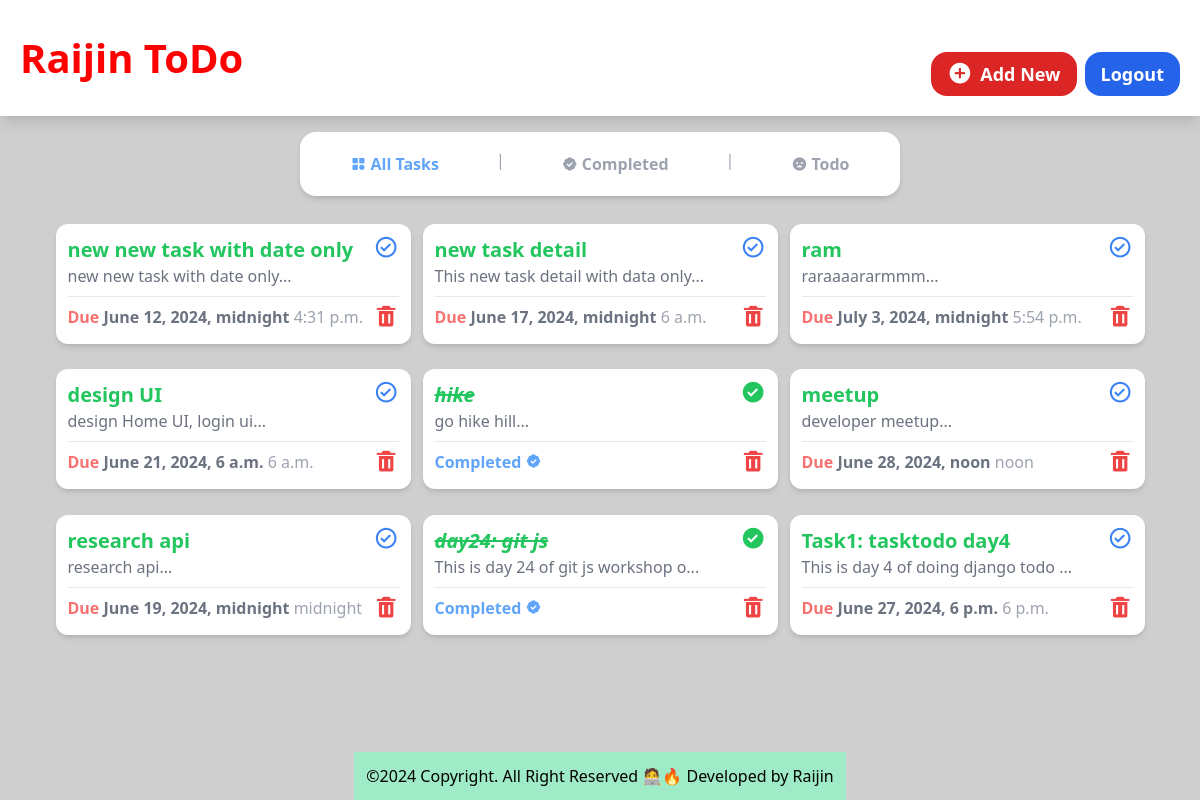
The page /todo/index on the database as committed earlier.
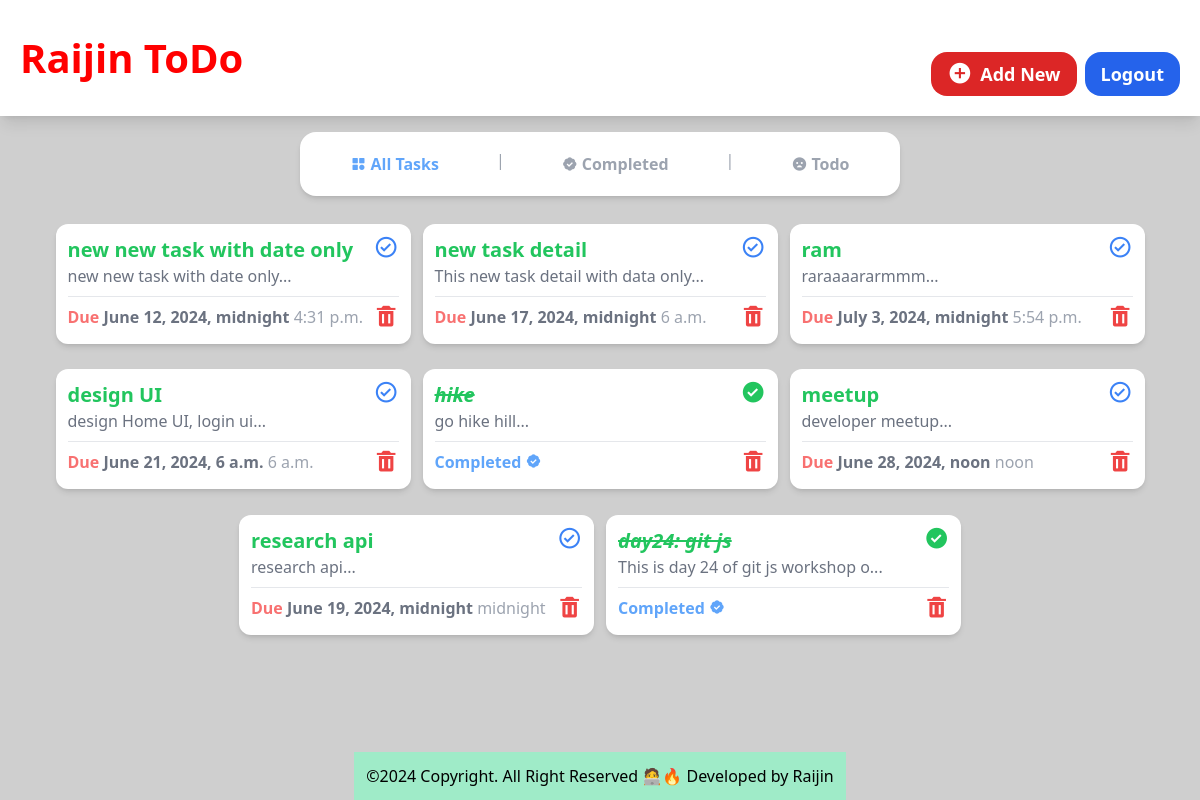
The same page on the database as committed later.
### tasksTodo/models.py (models this page shows, shortened)
class Task(models.Model):
    title= models.CharField(max_length=200)
    description= models.TextField(null=True, blank=True)
    due_date= models.DateField()
    due_time= models.TimeField()
    is_completed= models.BooleanField(default=False)

### tasksTodo/views.py (the view)
# urls.py: path('index', views.index, name='index'),
def index(request):
    tasks= Task.objects.all().order_by('-id') # Get all tasks from the database
    return render(request, 'index.html',{
        'tasks': tasks # Pass the tasks to the template
    })

### tasksTodo/templates/index.html
{% include 'top_header.html'%}
  <body
    class="bg-[#cfcfcf] flex flex-col items-center justify-center gap-4 h-screen"
  >
  {% include 'add_new_header.html'%}
  {% include 'nav.html'%}
{% block content %}
  <section
  class="flex flex-1 flex-wrap justify-center gap-3 bg-[#fff0] w-full md:w-12/12 h-full mb-3 rounded-2xl p-3 overflow-y-auto scrollbar-hide"
  >
   {%for iTask in tasks%}
   {%if iTask.is_completed %}
   <div
        class="w-[355px] flex flex-col shadow-md bg-white h-[120px] rounded-xl p-3"
      >
        <div class="flex flex-row justify-between">
          <div>
            <a href="{% url 'task_detail' task_id=iTask.id  %}">
              <h1
                class="text-green-500 font-semibold text-xl italic line-through"
              >
              {{iTask.title}}
              </h1>
            </a>
            <p class="text-gray-500 text-md">
              {{iTask.description | slice:":35"}}...
            </p>
          </div>
          <a href="{% url 'toggle_complete' task_id=iTask.id%}">
            <i class="bx bxs-check-circle bx-sm text-green-500"></i>
          </a>
        </div>
        <hr class="border-t border-gray-200 my-2" />
        <div class="flex flex-row justify-between">
          <h2 class="text-blue-400 font-bold">
            Completed <i class="bx bxs-badge-check"></i>
          </h2>
          <a href="{% url 'delete_task' task_id=iTask.id %}">
            <i class="bx bxs-trash bx-sm text-red-500"></i>
          </a>
        </div>
      </div>
   {% else %}
  <div
    class="w-[355px] flex flex-col shadow-md bg-white h-[120px] rounded-xl p-3"
  >
    <div class="flex flex-row justify-between">
      <div>
        <a href="{% url 'task_detail' task_id=iTask.id  %}">
          <h1 class="text-green-500 font-semibold text-xl">
            {{iTask.title}}
          </h1>
        </a>
        <p class="text-gray-500 text-md">
          {{iTask.description | slice:":35"}}...
        </p>
      </div>
      <a href="{% url 'toggle_complete' task_id=iTask.id %}">
        <i class="bx bx-check-circle bx-sm text-blue-500"></i>
      </a>
    </div>
    <hr class="border-t border-gray-200 my-2" />
    <div class="flex flex-row justify-between">
      <h2 class="text-gray-500 font-bold">
        <span class="font-bold text-red-400">Due</span> {{iTask.due_date}} <span class="font-medium text-gray-400">{{iTask.due_time}}</span>
      </h2>
      <a href="{% url 'delete_task'  task_id=iTask.id%}">
        <i class="bx bxs-trash bx-sm text-red-500"></i>
      </a>
    </div>
  </div>
  {%endif%}
  {%endfor%}
  </section>
{% endblock %}
{% include 'footer.html'%}

Rows that differ between the two databases and show on the page:
removed Task: title "Task1: tasktodo day4", description "This is day 4 of doing django todo", due_date "June 27, 2024, 6 p.m.", due_time "6 p.m."
